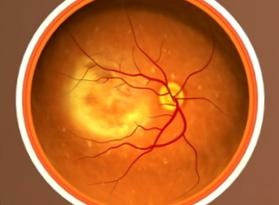
%> input picture demonstration/3_Registration/advancedAMD.jpg, 279 x 205 px
$ octave retinaSpatialTransform.m   (GNU Octave 9; MATLAB toolbox functions it lacks are replaced by stand-ins)
%> lines starting %> are read from the running program, lines starting %| are printed output that depends on the picture
%% Read the images
clc;clear;close all
moving = imread('advancedAMD.jpg');
%> moving is the input picture: size 205x279x3 uint8; mean R, G, B 186.4, 101.2, 41.1
fixed = imread('earlyAMD.jpg');
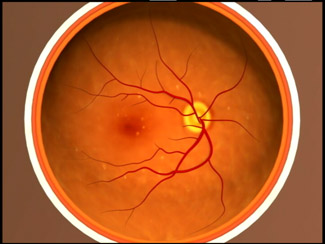
%> input picture demonstration/3_Registration/earlyAMD.jpg, 325 x 244 px
%> fixed is the input picture: size 244x325x3 uint8; mean R, G, B 177.1, 90.3, 38.2

hFig = figure;
subplot(2,1,1),
imshowpair(fixed,moving,'montage')
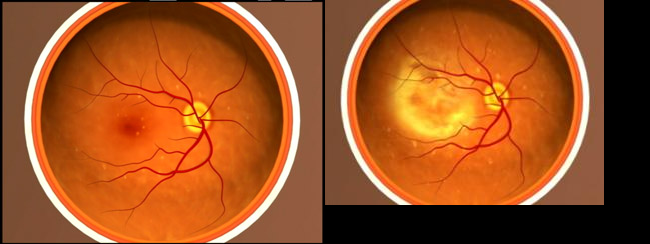
%> displayed picture: size 244x650x3, on the screen's scale of 0 to 255; mean R, G, B 155.8, 81.6, 33.9
title('Fixed and Moving Images')

%% Select control points between the two images
% Select 4 control points between the two images and export them to Matlab
% workspace
%> (the run ends here)
